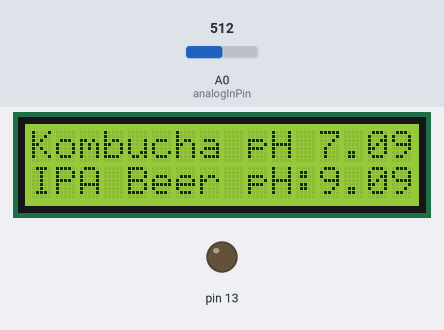
The sketch below on a simulated Arduino Uno, built with avr-gcc and run on an emulated ATmega328P. Parts: 16×2 character LCD, output pins drawn as LEDs (lit = HIGH). The test bench sets the inputs (shaded band); at power-on: A0 (analogInPin) = 512. What the sketch prints to the serial monitor is not drawn.

Above: at 1.2 s.
1.3 s: A0 (analogInPin) set to 716
At 2.2 s:
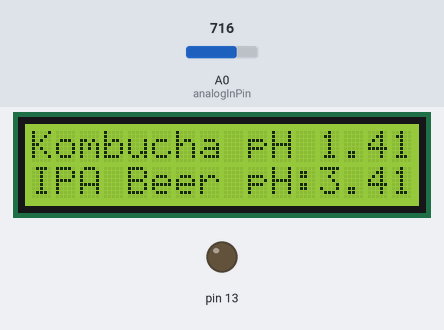
2.9 s: A0 (analogInPin) set to 900
At 3.9 s:
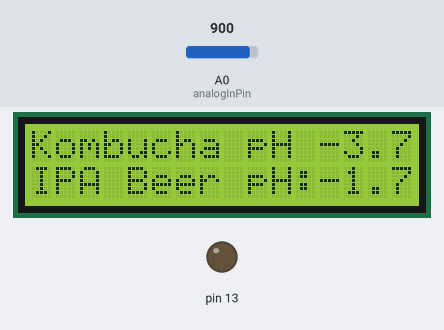
4.5 s: A0 (analogInPin) set to 1023
At 5.9 s:
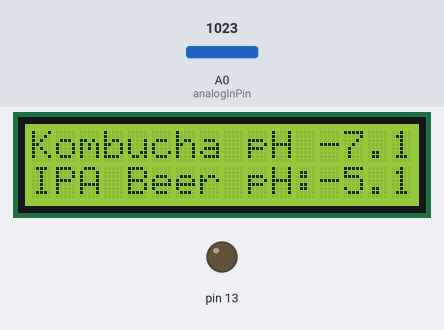
Timing chart, 0 to 7.5 s (numbered marks = the images above; inputs shaded):
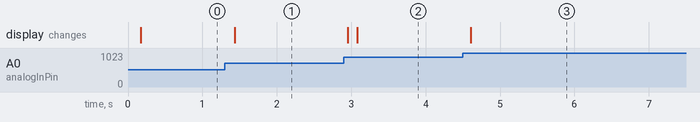

The sketch:

ph_LCD.ino
```cpp
#include <LiquidCrystal.h> // includes the LiquidCrystal Library

int Contrast = 20;

LiquidCrystal lcd(2, 3, 4, 5, 6, 7); // Creates an LCD object. Parameters: (rs, enable, d4, d5, d6, d7)

const int analogInPin = A0;
int sensorValue = 0;
unsigned long int avgValue;
float b;
int buf[10],temp;
void setup() {
 Serial.begin(9600);
 Serial.println("Hi");

 analogWrite(13,Contrast);
 lcd.begin(16,2); // Initializes the interface to the LCD screen, and specifies the dimensions (width and height) of the display
}

void loop() {
 for(int i=0;i<10;i++) {
  buf[i]=analogRead(analogInPin);
  delay(10);
 }
 for(int i=0;i<9;i++){
  for(int j=i+1;j<10;j++){
   if(buf[i]>buf[j]){
    temp=buf[i];
    buf[i]=buf[j];
    buf[j]=temp;
   }
  }
 }

 avgValue=0;
 for(int i=2;i<8;i++)
 avgValue+=buf[i];
 float pHVol=(float)avgValue*5.0/1024/6;
 float phValue = -5.70 * pHVol + 21.34;
 //Serial.print("sensor = ");
 Serial.println(phValue);

 lcd.setCursor(0,0); // Sets the location at which subsequent text written to the LCD will be displayed
 lcd.print("Kombucha pH "); // Prints string "Distance" on the LCD
 lcd.print(phValue); // Prints string "Distance" on the LCD
 lcd.setCursor(0,1); // Sets the location at which subsequent text written to the LCD will be displayed
 lcd.print("IPA Beer pH:"); // Prints string "Distance" on the LCD
 lcd.print(phValue+2); // Prints string "Distance" on the LCD

 delay(20);
}
```

Measured:
- after the input at 1.3 s, the display: changes after 0.14 s (image 1)
- after the input at 2.9 s, the display: first changes after 0.06 s (image 2 shows a later state)
- after the input at 4.5 s, the display: changes after 0.11 s (image 3)
